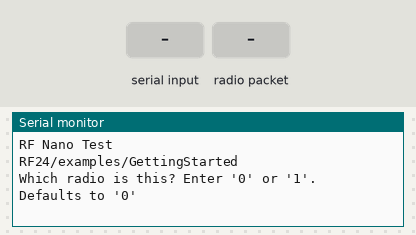
A program run on a simulated Arduino Nano, built with avr-gcc and run on an emulated ATmega328P. Parts: the last lines printed to the serial monitor. Inputs (shaded band) come from the test bench. No radio packets arrive unless stated.

Above: at 0.9 s.
1.0 s: "1" received over Serial
At 2.3 s:
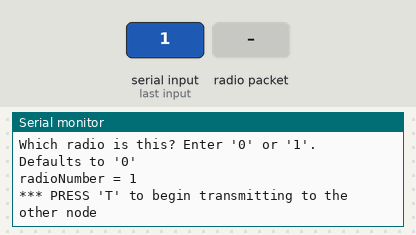
3.5 s: radio packet "1" arrives
At 4.6 s:
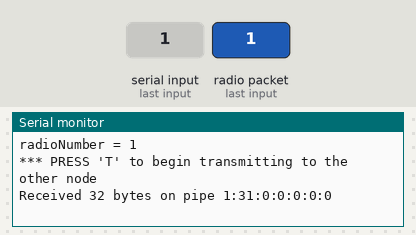
5.0 s: "T90\n" received over Serial
At 5.8 s:
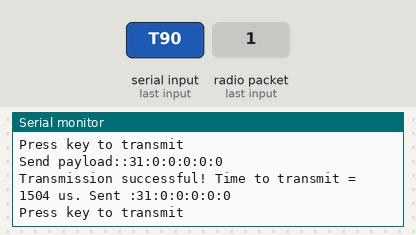

The program:

main.cpp
```cpp
#include <Arduino.h>
#include <RF24.h>
#include <printf.h>

#define CE_PIN 7
#define CSN_PIN 8
// instantiate an object for the nRF24L01 transceiver
RF24 radio(CE_PIN, CSN_PIN);

// Let these addresses be used for the pair
//uint8_t address[][6] = { "1Node", "2Node" };
//uint8_t address[][6] = { {0x00,0x00,0x00,0x00,0x00,0}, {0xAA,0xAA,0xAA,0xAA,0xAA,0} };
//                        MSBy-----------------LSBy
uint8_t address[][6] = { {0xFF,0x00,0xFF,0xFF,0x00,0}, {0xAA,0xAA,0xAA,0xAA,0xAA,0} };

// It is very helpful to think of an address as a path instead of as
// an identifying device destination

// to use different addresses on a pair of radios, we need a variable to
// uniquely identify which address this radio will use to transmit
bool radioNumber = 1;  // 0 uses address[0] to transmit, 1 uses address[1] to transmit

// Used to control whether this node is sending or receiving
bool role = false;  // true = TX role, false = RX role

// For this example, we'll be using a payload containing
// a single float number that will be incremented
// on every successful transmission
// #define PAYLOAD_LENGTH 6
// //byte payload[PAYLOAD_LENGTH] = {0xFF, 0xAA, 0x80, 0x55, 0x01, 0x00};
// byte payload[2][PAYLOAD_LENGTH] = { {0x0F, 0x0F, 0x0F, 0x0F, 0x0F, 0x00},
//                                     {0x00, 0x00, 0x00, 0x00, 0x00, 0xFF} };
#define PAYLOAD_LENGTH 6
//byte payload[PAYLOAD_LENGTH] = {0xFF, 0xAA, 0x80, 0x55, 0x01, 0x00};
byte payload[2][PAYLOAD_LENGTH] = { {0x0F, 0x00, 0x0F, 0x00, 0x0F, 0x00},
                                    {0x00, 0xFF, 0x00, 0xFF, 0x00, 0xFF} };
//byte payload[PAYLOAD_LENGTH] = {0x11, 0x22, 0x33, 0x44, 0x55, 0x66};

void setup()
{
    Serial.begin(115200);
    Serial.println("RF Nano Test");

    // initialize the transceiver on the SPI bus
    if (!radio.begin()) {
    Serial.println(F("radio hardware is not responding!!"));
    while (1) {}  // hold in infinite loop
    }

    // print example's introductory prompt
    Serial.println(F("RF24/examples/GettingStarted"));

    // To set the radioNumber via the Serial monitor on startup
    Serial.println(F("Which radio is this? Enter '0' or '1'. Defaults to '0'"));
    while (!Serial.available())
    {
    // wait for user input
    }
    char input = Serial.parseInt();
    radioNumber = input == 1;
    Serial.print(F("radioNumber = "));
    Serial.println((int)radioNumber);

    // role variable is hardcoded to RX behavior, inform the user of this
    Serial.println(F("*** PRESS 'T' to begin transmitting to the other node"));

    // Set the PA Level low to try preventing power supply related problems
    // because these examples are likely run with nodes in close proximity to
    // each other.
    radio.setPALevel(RF24_PA_LOW);  // RF24_PA_MAX is default.

    radio.setChannel(120);
    radio.enableDynamicPayloads();

    // save on transmission time by setting the radio to only transmit the
    // number of bytes we need to transmit a float
    //radio.setPayloadSize(sizeof(payload[0]));  // float datatype occupies 4 bytes
    radio.setPayloadSize(PAYLOAD_LENGTH);
    // set the TX address of the RX node into the TX pipe
    radio.openWritingPipe(address[radioNumber]);  // always uses pipe 0
    radio.setDataRate(RF24_1MBPS);
    // set the RX address of the TX node into a RX pipe
    radio.openReadingPipe(1, address[!radioNumber]);  // using pipe 1

    radio.setAutoAck(false);


    // additional setup specific to the node's role
    if (role)
    {
        radio.stopListening();  // put radio in TX mode
    }
    else
    {
        radio.startListening();  // put radio in RX mode
    }

    // For debugging info
    printf_begin();             // needed only once for printing details
    // radio.printDetails();       // (smaller) function that prints raw register values
    radio.printPrettyDetails(); // (larger) function that prints human readable data

}
int iPayload = 0;
bool cont = false;
bool fast = false;
void loop()
{

    if (role)
    {
        // This device is a TX node

        Serial.print("Send payload:");
        for(int i=0; i < PAYLOAD_LENGTH; i++)
        {
            Serial.print(":");
            Serial.print(payload[iPayload][i], HEX);
        }
        Serial.println();
        unsigned long start_timer = micros();                // start the timer
        bool report = radio.write(&payload[iPayload], PAYLOAD_LENGTH);  // transmit & save the report
        unsigned long end_timer = micros();                  // end the timer


        if (report)
        {
            Serial.print(F("Transmission successful! "));  // payload was delivered
            Serial.print(F("Time to transmit = "));
            Serial.print(end_timer - start_timer);  // print the timer result
            Serial.print(F(" us. Sent "));
            for(int i=0; i < PAYLOAD_LENGTH; i++)
            {
                Serial.print(":");
                Serial.print(payload[iPayload][i], HEX);
            }
            Serial.println();


        }
        else
        {
            Serial.println(F("Transmission failed or timed out"));  // payload was not delivered
        }

        if ( cont == false)
        {
            Serial.println("Press key to transmit");
            while(!Serial.available());
        }

        char key = Serial.read();
        if ( key == '1')
        {
            iPayload = 1;
        }
        else if (key == '0')
        {
            iPayload = 0;
        }
        else if (key == 'c')
        {
            cont = true;
            fast = false;
        }
        else if (key == 's')
        {
            cont = false;
        }
        else if (key == 'f')
        {
            fast = true;
        }
        // to make this example readable in the serial monitor
        if ( cont && !fast) delay(1000);  // slow transmissions down by 1 second

    }
    else
    {
        // This device is a RX node

        uint8_t pipe;
        if (radio.available(&pipe))
        {              // is there a payload? get the pipe number that recieved it
            uint8_t bytes = radio.getPayloadSize();  // get the size of the payload
            radio.read(&payload[iPayload], bytes);             // fetch payload from FIFO
            Serial.print(F("Received "));
            Serial.print(bytes);  // print the size of the payload
            Serial.print(F(" bytes on pipe "));
            Serial.print(pipe);  // print the pipe number
            for(int i=0; i < PAYLOAD_LENGTH; i++)
            {
                Serial.print(":");
                Serial.print(payload[iPayload][i], HEX);
            }
            Serial.println();
        }
    }  // role

    if (Serial.available())
    {
        // change the role via the serial monitor

        char c = toupper(Serial.read());
        if (c == 'T' && !role)
        {
            // Become the TX node

            role = true;
            Serial.println(F("*** CHANGING TO TRANSMIT ROLE -- PRESS 'R' TO SWITCH BACK"));
            radio.stopListening();
        }
        else if (c == 'R' && role)
        {
            // Become the RX node

            role = false;
            Serial.println(F("*** CHANGING TO RECEIVE ROLE -- PRESS 'T' TO SWITCH BACK"));
            radio.startListening();
        }
    }
}
```

Measured:
- after the input at 1.0 s, the serial monitor: prints a new line after 1.0 s (image 1)
- after the input at 3.5 s, the serial monitor: prints a new line at once (image 2)
- after the input at 5.0 s, the serial monitor: prints a new line at once (image 3)
